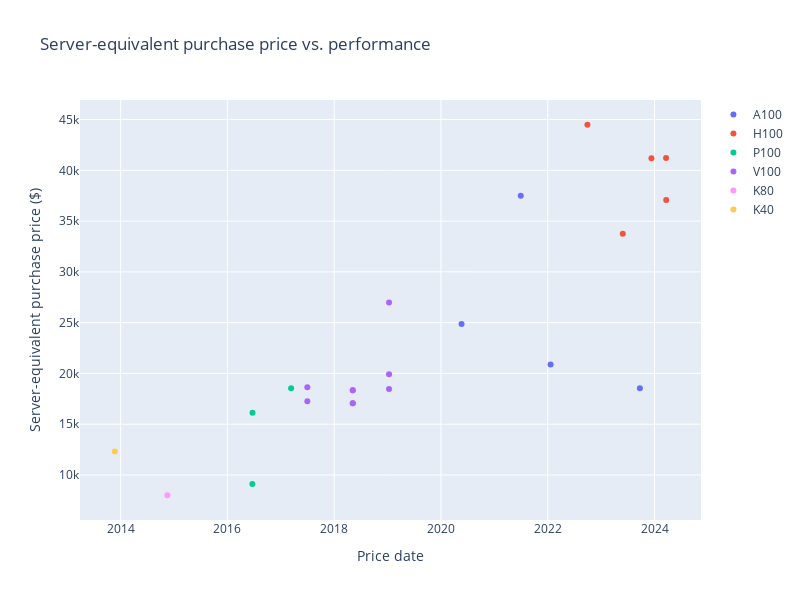

Notebook cell for this chart:
### Code cell
fig = go.Figure()
for hardware_alias in hardware_aliases:
    hardware_df = server_adjusted_purchase_price_df[server_adjusted_purchase_price_df['Hardware model'].str.contains(hardware_alias)]
    fig.add_trace(go.Scatter(
        x=hardware_df['Price date'],
        y=hardware_df[price_colname],
        mode='markers',
        name=hardware_alias,
        text=server_adjusted_purchase_price_df['Hardware model'] + ' | ' + hardware_df['Notes'],
    ))
fig.update_layout(
    title='Server-equivalent purchase price vs. performance',
    xaxis_title='Price date',
    yaxis_title='Server-equivalent purchase price ($)',
    # yaxis_type='log',
    width=800,
    height=600,
)
fig.show()

### Figure 1 — Plotly figure (JSON) as saved in the notebook; plotly's stock layout.template omitted (floating-point values rounded to 4 significant figures)
{"data": [{"mode": "markers", "name": "A100", "text": ["NVIDIA A100 SXM4 40 GB | DGX A100, 8 GPU, 320GB. Release price.", "NVIDIA A100 SXM4 80 GB | DGX A100, 8 GPU, 640GB", "NVIDIA A100 SXM4 80 GB | DGX A100, 8 GPU, 640GB", "NVIDIA A100 SXM4 80 GB | HGX A100, 8 GPU, 640GB", null, null, null, null, null, null, null, null, null, null, null, null, null, null, null, null, null, null, null, null], "type": "scatter", "x": ["2020-05-21T00:00:00", "2021-06-30T00:00:00", "2022-01-20T00:00:00", "2023-09-23T00:00:00"], "y": [24875, 37500, 20875, 18550.0]}, {"mode": "markers", "name": "H100", "text": [null, null, null, null, null, "NVIDIA H100 SXM5 | DGX, 8 GPU, 640GB. Convert Euro to USD: https://www.oanda.com/currency-converter/en/?from=EUR&to=USD&amount=https://www.oanda.com/currency-converter/en/?from=EUR&to=USD&amount=369855.51", "NVIDIA H100 SXM5 | DGX, 8 GPU, 640GB. “Nvidia sells DGX H100’s at around $270,000”.", "NVIDIA H100 SXM5 | DGX, 8 GPU, 640GB. Convert Euro to USD: https://www.oanda.com/currency-converter/en/?from=EUR&to=USD&amount=306403.66", "NVIDIA H100 SXM5 | DGX, 8 GPU, 640GB. Convert Euro to USD: https://www.oanda.com/currency-converter/en/?from=EUR&to=USD&amount=303610.2", "NVIDIA H100 SXM5 | HGX, 8 GPU, 640GB", null, null, null, null, null, null, null, null, null, null, null, null, null, null], "type": "scatter", "x": ["2022-09-29T00:00:00", "2023-05-29T00:00:00", "2023-12-11T00:00:00", "2024-03-20T00:00:00", "2024-03-21T00:00:00"], "y": [44490.0, 33750, 41200.0, 41217, 37080.0]}, {"mode": "markers", "name": "P100", "text": [null, null, null, null, null, null, null, null, null, null, null, null, "NVIDIA Tesla P100 PCIe 16 GB | server-equivalent release price", "NVIDIA Tesla P100 PCIe 16 GB | DGX-1, 8 GPU, 128GB", "NVIDIA Tesla P100 PCIe 16 GB | DGX-1, 8 GPU, 128GB", null, null, null, null, null, null, null, null, null], "type": "scatter", "x": ["2016-06-20T00:00:00", "2016-06-21T00:00:00", "2017-03-12T00:00:00"], "y": [9118.0, 16125, 18540.0]}, {"mode": "markers", "name": "V100", "text": [null, null, null, null, null, null, null, null, null, null, null, null, null, null, null, "NVIDIA Tesla V100 DGXS 32 GB | DGX, 4 GPU, 128GB", "NVIDIA Tesla V100 DGXS 32 GB | DGX-1, 8 GPU, 256GB", "NVIDIA Tesla V100 DGXS 32 GB | DGX-2, 16 GPU, 512 GB", "NVIDIA Tesla V100 PCIe 16 GB | server-equivalent list price", "NVIDIA Tesla V100 SXM2 16 GB | server-equivalent list price", "NVIDIA Tesla V100 SXM2 32 GB | server-equivalent list price", "NVIDIA Tesla V100 SXM2 32 GB | server-equivalent list price", "NVIDIA V100 | Price at release (2017 Q3) for a DGX-1 with 8x V100 GPUs was $149,000. Dividing by 8, the price per GPU is $18,625 including interconnect hardware.", "NVIDIA V100 | Price at release (2017 Q3) for a DGXS with 4x V100 GPUs was $69,000. Dividing by 4, the price per GPU is $17250 including interconnect hardware."], "type": "scatter", "x": ["2019-01-11T00:00:00", "2019-01-11T00:00:00", "2019-01-11T00:00:00", "2018-05-08T00:00:00", "2018-05-08T00:00:00", "2018-05-08T00:00:00", "2018-05-08T00:00:00", "2017-07-01T00:00:00", "2017-07-01T00:00:00"], "y": [18460.0, 19930.0, 27000.0, 17060.0, 17060.0, 18330.0, 18330.0, 18625, 17250]}, {"mode": "markers", "name": "TPU v4", "text": [null, null, null, null, null, null, null, null, null, null, null, null, null, null, null, null, null, null, null, null, null, null, null, null], "type": "scatter", "x": [], "y": []}, {"mode": "markers", "name": "TPU v3", "text": [null, null, null, null, null, null, null, null, null, null, null, null, null, null, null, null, null, null, null, null, null, null, null, null], "type": "scatter", "x": [], "y": []}, {"mode": "markers", "name": "TPU v2", "text": [null, null, null, null, null, null, null, null, null, null, null, null, null, null, null, null, null, null, null, null, null, null, null, null], "type": "scatter", "x": [], "y": []}, {"mode": "markers", "name": "TPU v1", "text": [null, null, null, null, null, null, null, null, null, null, null, null, null, null, null, null, null, null, null, null, null, null, null, null], "type": "scatter", "x": [], "y": []}, {"mode": "markers", "name": "K80", "text": [null, null, null, null, null, null, null, null, null, null, null, "NVIDIA Tesla K80 | server-equivalent release price", null, null, null, null, null, null, null, null, null, null, null, null], "type": "scatter", "x": ["2014-11-17T00:00:00"], "y": [8000]}, {"mode": "markers", "name": "K40", "text": [null, null, null, null, null, null, null, null, null, null, "NVIDIA Tesla K40s | server-equivalent release price", null, null, null, null, null, null, null, null, null, null, null, null, null], "type": "scatter", "x": ["2013-11-22T00:00:00"], "y": [12320.0]}], "layout": {"height": 600, "title": {"text": "Server-equivalent purchase price vs. performance"}, "width": 800, "xaxis": {"title": {"text": "Price date"}}, "yaxis": {"title": {"text": "Server-equivalent purchase price ($)"}}}}
